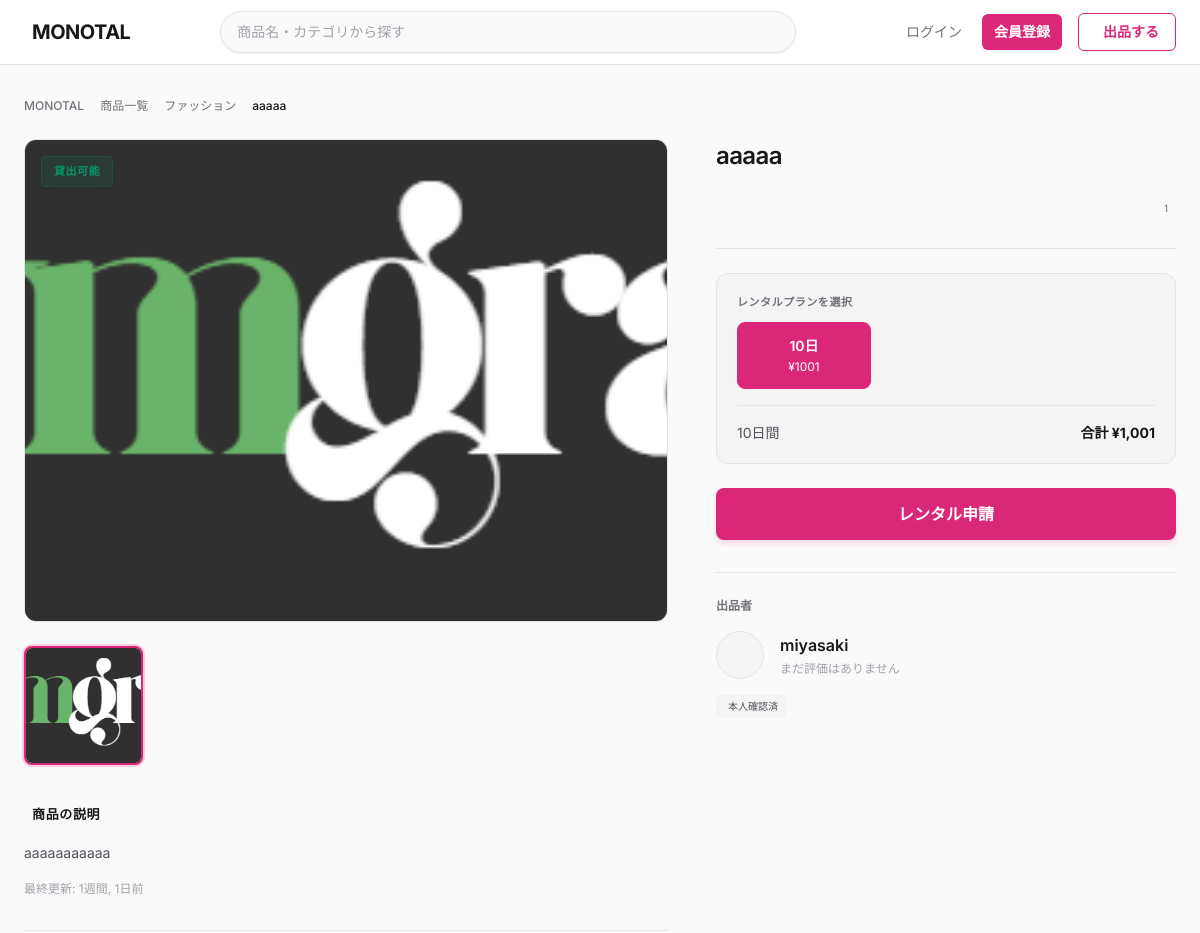
/monotal/product/1/ (upper part), run on an earlier commit of the app's database.
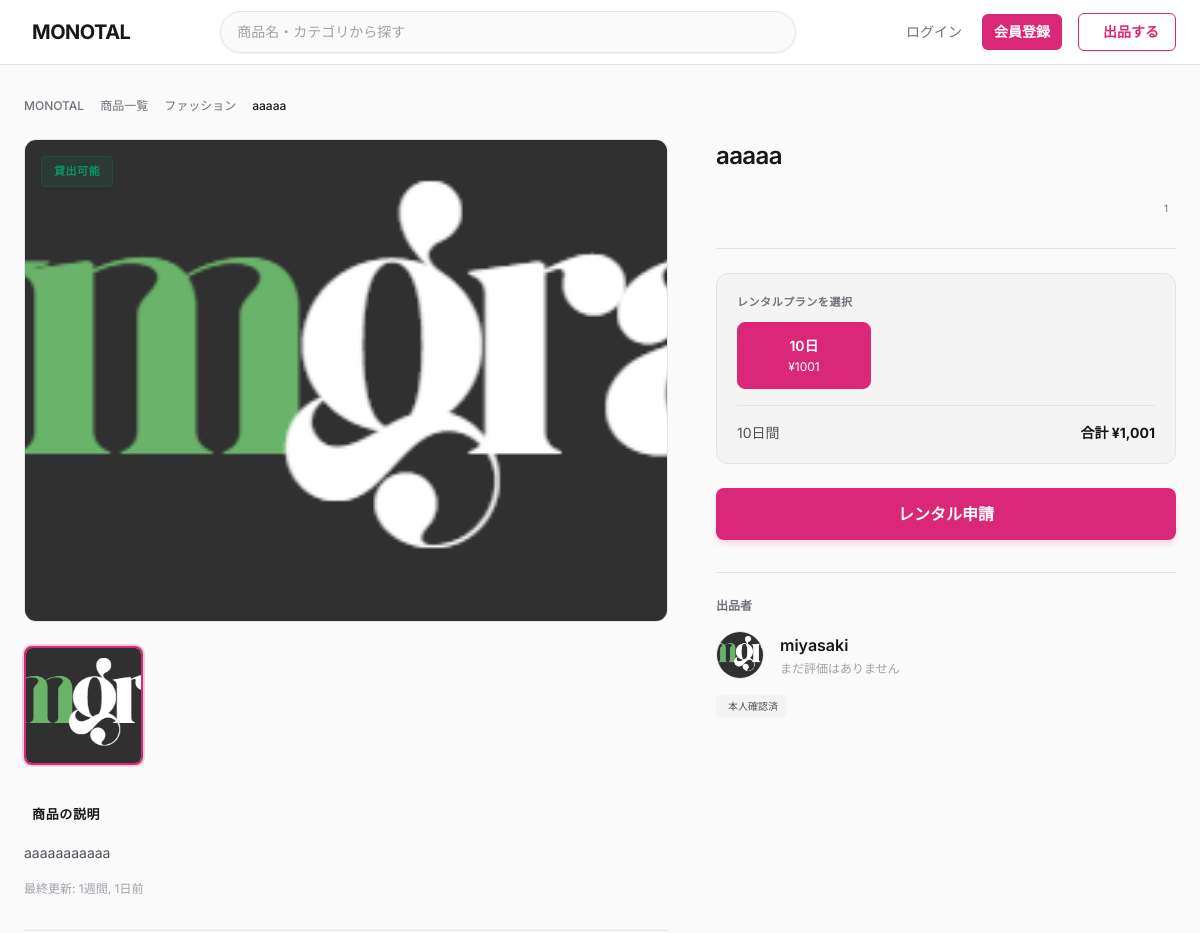
And on a later commit of the database.
### monotal/models.py (models this page shows, shortened)
class Product(models.Model):
    product_id = models.AutoField(primary_key=True)
    product_name = models.CharField(max_length=200)
    product_description = models.CharField(max_length=2000, null=True, blank=True)
    shipping_days = models.ForeignKey(
        ShippingDays,
        on_delete=models.PROTECT,
        db_column='shipping_days_id',
        null=True,
        blank=True
    )
    shipping_burden = models.ForeignKey(
        ShippingBurden,
        on_delete=models.PROTECT,
        db_column='shipping_burden_id',
        null=True,
        blank=True
    )
    product_condition = models.ForeignKey(
        ProductCondition,
        on_delete=models.PROTECT,
        db_column='product_condition_id'
    )
    product_status = models.ForeignKey(
        ProductStatus,
        on_delete=models.PROTECT,
        db_column='product_status_id'
    )
    product_category = models.ForeignKey(
        ProductCategory,
        on_delete=models.PROTECT,
        db_column='product_category_id'
    )
    rental_days = models.IntegerField()
    rental_fee = models.DecimalField(max_digits=10, decimal_places=2)
    contract_datetime = models.DateTimeField(null=True, blank=True)
    listing_stop_datetime = models.DateTimeField(null=True, blank=True)
    user = models.ForeignKey(
        User,
        on_delete=models.CASCADE,
        related_name='products',
        db_column='user_id'
    )
    shipping_address = models.ForeignKey(
        UserAddress,
        on_delete=models.SET_NULL,
        null=True,
        blank=True,
        related_name='products_as_shipping',
        db_column='shipping_address_id'
    )
    shipping_prefecture = models.ForeignKey(
        Prefecture,
        on_delete=models.SET_NULL,
        null=True,
        blank=True,
        related_name='products_as_shipping',
        db_column='shipping_prefecture_id'
    )
    register_datetime = models.DateTimeField(auto_now_add=True)
    update_datetime = models.DateTimeField(auto_now=True)
    delete_datetime = models.DateTimeField(null=True, blank=True)
    class Meta:
        db_table = 'T_Product'
        verbose_name = '商品'
        verbose_name_plural = '商品'

class ProductCategory(models.Model):
    product_category_id = models.AutoField(primary_key=True)
    parent_product_category = models.ForeignKey(
        'self',
        on_delete=models.CASCADE,
        null=True,
        blank=True,
        related_name='subcategories',
        db_column='parent_product_category_id'
    )
    category_name = models.CharField(max_length=100)
    class Meta:
        db_table = 'M_ProductCategory'
        verbose_name = '商品カテゴリ'
        verbose_name_plural = '商品カテゴリ'

class ProductStatus(models.Model):
    product_status_id = models.AutoField(primary_key=True)
    status_name = models.CharField(max_length=50, unique=True)
    class Meta:
        db_table = 'M_ProductStatus'
        verbose_name = '商品ステータス'
        verbose_name_plural = '商品ステータス'

class User(AbstractBaseUser, PermissionsMixin):
    user_id = models.AutoField(primary_key=True)
    user_name = models.CharField(max_length=100)
    display_name = models.CharField(max_length=100)
    email = models.EmailField(max_length=255)
    phone_number = models.CharField(max_length=20, default='')
    password_hash = models.CharField(max_length=255)
    login_attempt_count = models.IntegerField(default=0)
    last_login_datetime = models.DateTimeField(null=True, blank=True)
    user_status = models.ForeignKey(
        UserStatus,
        on_delete=models.PROTECT,
        db_column='user_status_id'
    )
    register_datetime = models.DateTimeField(auto_now_add=True)
    update_datetime = models.DateTimeField(auto_now=True)
    delete_datetime = models.DateTimeField(null=True, blank=True)
    user_image = models.ImageField(upload_to='user_images/', null=True, blank=True)
    bio = models.CharField(max_length=160, blank=True, default='')  # 自己紹介文（Twitter仕様: 160文字）
    is_staff = models.BooleanField(default=False)
    is_active = models.BooleanField(default=True)
    objects = UserManager()
    USERNAME_FIELD = 'email'
    REQUIRED_FIELDS = ['user_name', 'display_name']
    class Meta:
        db_table = 'T_User'
        verbose_name = 'ユーザー'
        verbose_name_plural = 'ユーザー'

### monotal/views.py (the view, shortened to what this page needs)
class ProductDetailView(View):
    template_name = 'product_detail.html'
    def get(self, request, product_id, *args, **kwargs):
        try:
            product = Product.objects.select_related(
                'product_condition',
                'product_status',
                'product_category',
                'shipping_days',
                'shipping_burden',
                'shipping_prefecture',
                'user'
            ).prefetch_related(
                'images'  # 商品画像も一緒に取得
            ).get(
                product_id=product_id,
                delete_datetime__isnull=True
            )
        except Product.DoesNotExist:
            messages.error(request, '商品が見つかりません。')
            return redirect('product_list')
        if product.product_status_id == PRODUCT_STATUS_PAUSED:
            if not request.user.is_authenticated or request.user != product.user:
                messages.error(request, 'この商品は非公開です。')
                return redirect('product_list')
        product_images = list(product.images.all())
        rental_plans = ProductRentalPlan.objects.filter(
            product=product
        ).order_by('rental_days')
        is_bookmarked = False
        if request.user.is_authenticated:
            is_bookmarked = Bookmark.objects.filter(
                user=request.user,
                product=product
            ).exists()
        bookmark_count = Bookmark.objects.filter(product=product).count()
        message_count = 0
        try:
            chat_room = ChatRoom.objects.get(product=product)
            message_count = Message.objects.filter(chat_room=chat_room).count()
        except ChatRoom.DoesNotExist:
            pass
        is_seller = request.user.is_authenticated and request.user == product.user
        has_pending_request = False
        is_blocked_relation = False
        seller_review_qs = UserReview.objects.filter(reviewed_user=product.user)
        seller_review_count = seller_review_qs.count()
        seller_review_avg = seller_review_qs.aggregate(avg=Avg('review_score'))['avg']
        context = {
            'product': product,
            'product_images': product_images,
            'rental_plans': rental_plans,
            'is_bookmarked': is_bookmarked,
            'bookmark_count': bookmark_count,
            'message_count': message_count,
            'is_seller': is_seller,
            'has_pending_request': has_pending_request,
            'is_blocked_relation': is_blocked_relation,
            'seller_review_count': seller_review_count,
            'seller_review_avg': seller_review_avg,
        }
        return render(request, self.template_name, context)

### monotal/context_processors.py (called while the page is built, shortened)
def rental_context(request):
    context = {
        'pending_rental_count': 0,
    }
    return context

def notification_context(request):
    context = {
        'unread_notification_count': 0,
    }
    return context

### templates/product_detail.html (shortened to what the changed rows need)
{% extends 'base.html' %}
{% load static %}
{% block extra_css %}
<link rel="stylesheet" type="text/css" href="{% static 'css/product_detail.css' %}">
{% endblock %}
{% block content %}
<main class="detail-main">
    <nav class="breadcrumbs">
        <ol class="breadcrumb-list">
            <li><a href="{% url 'index' %}" class="breadcrumb-link">MONOTAL</a></li>
            <li><a href="{% url 'product_list' %}" class="breadcrumb-link">商品一覧</a></li>
            {% if product.product_category %}
                <li><a href="{% url 'product_list' %}?category={{ product.product_category.product_category_id }}" class="breadcrumb-link">{{ product.product_category.category_name }}</a></li>
            {% endif %}
            <li class="breadcrumb-current">{{ product.product_name }}</li>
        </ol>
    </nav>
    <div class="detail-container">
        <div class="detail-left">
            <div class="main-image-container{% if is_blocked_relation %} blocked-grayscale{% endif %}">
                {% if product_images %}
                    <img id="mainProductImage" src="{{ product_images.0.image.url }}" alt="{{ product.product_name }}" class="main-image">
                {% else %}
                    <div class="no-image-placeholder">
                        <span class="iconify" data-icon="lucide:image" data-width="64"></span>
                        <p>画像なし</p>
                    </div>
                {% endif %}
                {% if product.product_status %}
                <div class="rental-badge status-{{ product.product_status.product_status_id }}">
                    {{ product.product_status.status_name }}
                </div>
                {% endif %}
            </div>
            <div class="detail-info-desktop">
                <section class="info-section">
                    <h3 class="info-section-title">
                        商品の説明
                    </h3>
                    <div class="description-content">
                        {{ product.product_description|linebreaks }}
                    </div>
                    <p class="update-time">最終更新: {{ product.update_datetime|timesince }}前</p>
                </section>
            </div>
        </div>
        <div class="detail-right">
            <div class="sticky-sidebar">
                <section class="product-header-section">
                    <h1 class="product-title">{{ product.product_name }}</h1>
                    <div class="price-like-row">
                        <div class="like-action">
                        </div>
                    </div>
                </section>
                {% if product.user %}
                <section class="seller-section">
                    <h3 class="seller-section-label">出品者</h3>
                    <a href="{% url 'profile' username=product.user.user_name %}" class="seller-link">
                        <div class="seller-avatar">
                            {% if product.user.user_image %}
                            <img src="{{ product.user.user_image.url }}" alt="{{ product.user.display_name }}">
                            {% else %}
                            <span class="iconify" data-icon="lucide:user" data-width="24"></span>
                            {% endif %}
                        </div>
                        <div class="seller-info">
                            <div class="seller-name-row">
                                <p class="seller-name">{{ product.user.display_name }}</p>
                            </div>
                            <div class="seller-rating">
                                {% if seller_review_count > 0 %}
                                <div class="rating-stars">
                                    <span class="star-rating star-rating-sm" style="--star-percent: {% widthratio seller_review_avg 5 100 %}%;">★★★★★</span>
                                </div>
                                <span class="rating-count">{{ seller_review_count }}</span>
                                {% else %}
                                <span class="text-xs text-zinc-400">まだ評価はありません</span>
                                {% endif %}
                            </div>
                        </div>
                    </a>
                    {% if product.user.user_status_id == 2 %}
                    <div class="seller-badges">
                        <div class="badge badge-verified">
                            本人確認済
                        </div>
                    </div>
                    {% endif %}
                </section>
                {% endif %}
            </div>
        </div>
    </div>
</main>
{% endblock %}

What changed in the data, as far as the page shows it:
changed through a linked row, Product "aaaaa": user.user_image: picture added
